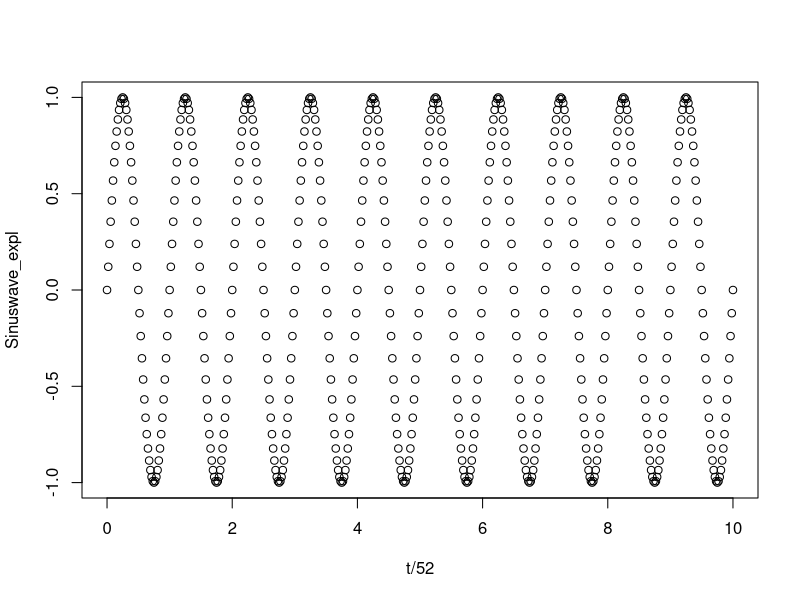
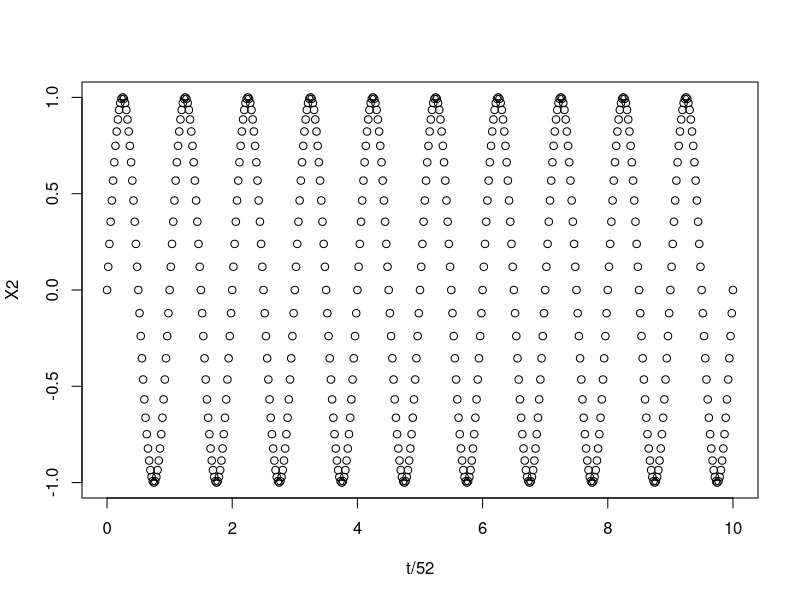
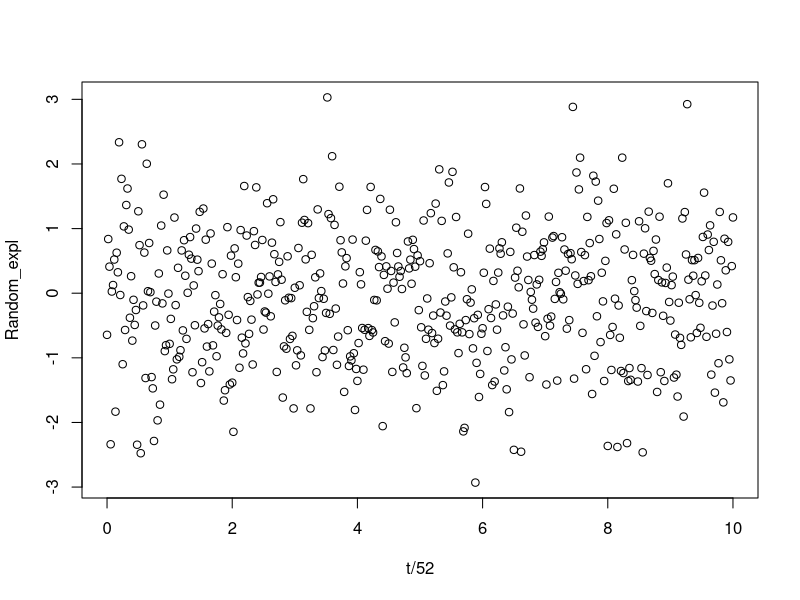
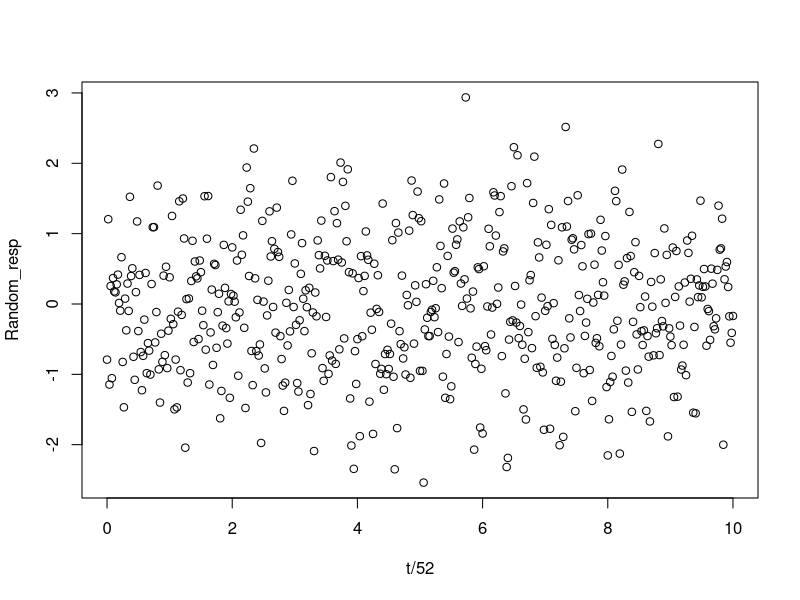
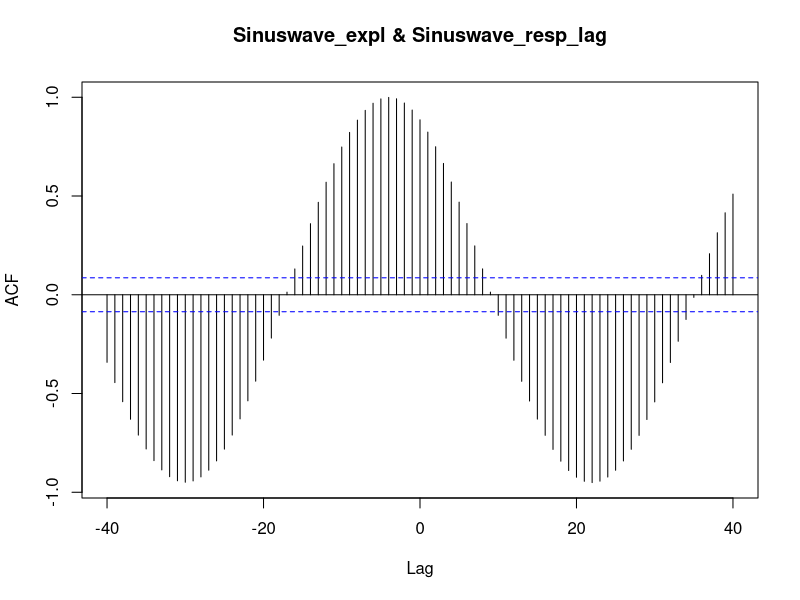
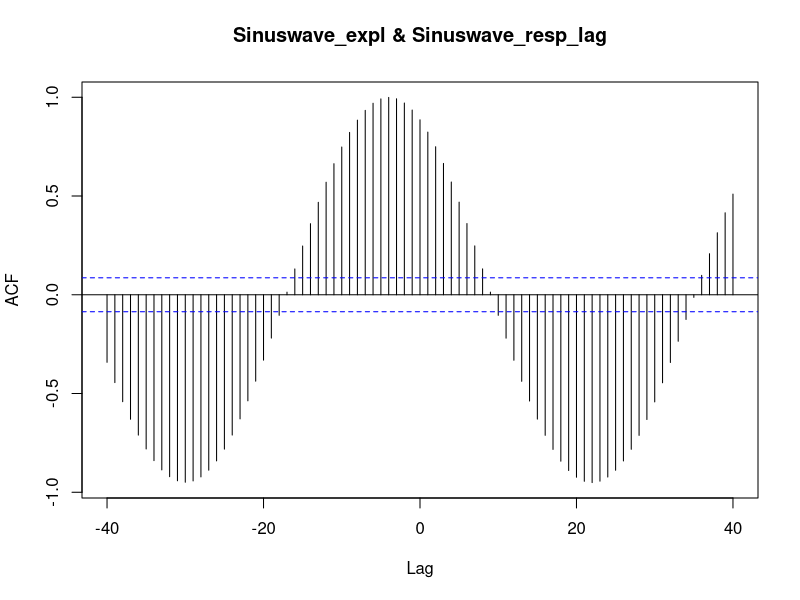
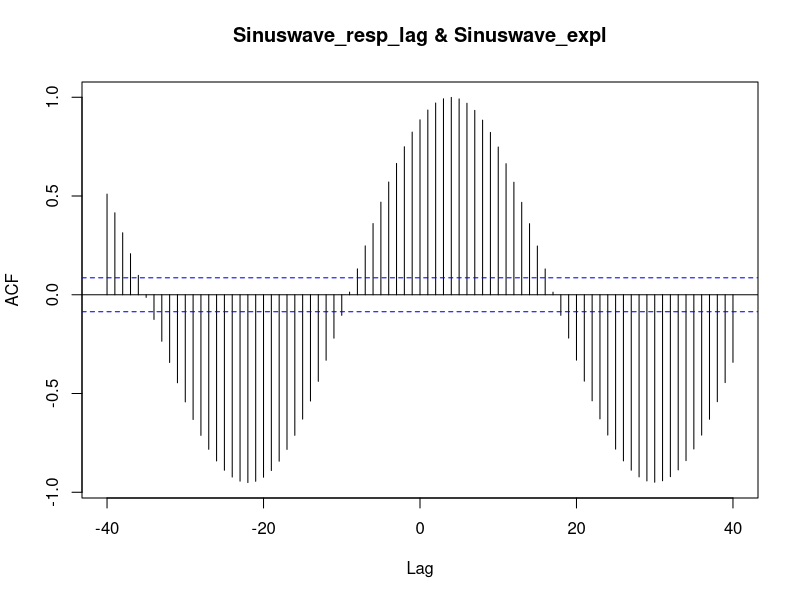
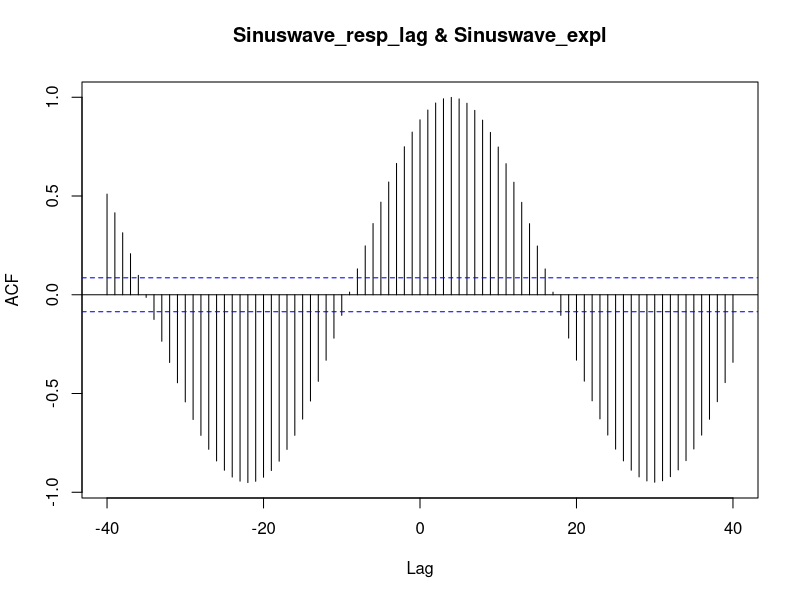

The R source for these figures, in order: (Note: this script raises an error after producing the figures.)
#this script is to simulate different uni- and multivariate datasets and test statistical methods, e.g. method by Lebl et al. 2013
# using cross-correlation maps and Poisson regression and genetic algorithms
library(lattice)

rm(list = ls());

#create univariate time-series of length 10*52, sinusoidal with wavelength of 52 weeks, amplitude of 1
t=seq(0,520,1);
Sinuswave_expl<-ts(1*sin(2*pi*1/52*t))
plot(t/52,Sinuswave_expl)

#create another univariate time-series of length 10*52, sinusoidal with wavelength of 52 weeks, amplitude of 1
t=seq(0,520,1);
X2<-ts(1*sin(2*pi*1/52*t))
plot(t/52,X2)

#create a random noise explanatory variable with mean 0 and sd 1 with same length
t=seq(0,520,1);
Random_expl<-ts(rnorm(length(t)));
plot(t/52,Random_expl)

#create a random noise response variable with mean 0 and sd 1 with same length
t=seq(0,520);
Random_resp<-ts(rnorm(length(t)));
plot(t/52,Random_resp)

#create response variable perfectly related to X1 with a time lag of 4 weeks
Sinuswave_resp_lag=Sinuswave_expl[(length(Sinuswave_expl)-3):length(Sinuswave_expl)];
Sinuswave_resp_lag<-c(Sinuswave_resp_lag,Sinuswave_expl[1:(length(Sinuswave_expl)-4)]);
Sinuswave_resp_lag<-ts(Sinuswave_resp_lag);

#now let's see the cross-correlation function between Y2 and X1
Sinuswave_resp_lag_Sinuswave_expl_ccf<-ccf(Sinuswave_expl,Sinuswave_resp_lag,lag.max=40)
plot(Sinuswave_resp_lag_Sinuswave_expl_ccf)

#now let's try the opposite
Sinuswave_expl_Sinuswave_resp_lag_ccf<-ccf(Sinuswave_resp_lag,Sinuswave_expl,lag.max=40)
plot(Sinuswave_expl_Sinuswave_resp_lag_ccf)

#now let's try what we get between Y2 and random explanatory X3
Sinuswave_resp_lag_Random_expl_ccf<-ccf(Random_expl,Sinuswave_resp_lag,lag.max=40)
plot(Sinuswave_resp_lag_Random_expl_ccf)

#now let's try what we get between random Y1 and explanatory X1
Random_resp_Sinuswave_expl_ccf<-ccf(Sinuswave_expl,Random_resp,lag.max=40)
plot(Random_resp_Sinuswave_expl_ccf)

#now let's try what we get between random Y1 and random X3
Random_resp_Random_expl_ccf<-ccf(Random_expl,Random_resp,lag.max=40)
plot(Random_resp_Random_expl_ccf) #note that there are significant peaks (by random)

#let's make a new explanatory variable with sum of sine wave and random noise w 1/5th weight
Mixed_expl=Sinuswave_expl+Random_expl/5
plot(Mixed_expl)

#let's make a new response variable with sum of sine wave and random noise w 1/5th weight
Mixed_resp_lag=Sinuswave_resp_lag+Random_resp/5
plot(Mixed_resp_lag)

#now let's try what we get between sine wave Y2 and mixed X4 # still pretty good
Sinuswave_resp_lag_Mixed_expl_ccf<-ccf(Mixed_expl,Sinuswave_resp_lag,lag.max=40)
plot(Sinuswave_resp_lag_Mixed_expl_ccf)

#now let's try what we get between mixed Y3 and sine wave X1 #still pretty good
Mixed_resp_lag_Sinuswave_expl_ccf<-ccf(Sinuswave_expl,Mixed_resp_lag,lag.max=40)
plot(Mixed_resp_lag_Sinuswave_expl_ccf)

#now let's try what we get between mixed Y3 and mixed X4 #still pretty good #still pretty good
Y3_X4_ccf<-ccf(X4,Y3,lag.max=40)
plot(Y3_X4_ccf) #strong signal

#now what if I difference both Y2 and X1
diff_X1<-diff(X1)
plot(diff_X1)
diff_Y2<-diff(Y2)
lines(diff_Y2,col="red")

#let's look at ccf between differenced Y2 and X1
diff_Y2_diff_X1_ccf<-ccf(diff_X1,diff_Y2,lag.max=40)
plot(diff_Y2_diff_X1_ccf)   #still the same, working good

#now what if I difference both Y3 and X4
diff_X4<-diff(X4)
plot(diff_X4)
diff_Y3<-diff(Y3)
lines(diff_Y3,col="red")

#let's look at ccf between differenced Y3 and X4
diff_Y3_diff_X4_ccf<-ccf(diff_X4,diff_Y3,lag.max=40)
plot(diff_Y3_diff_X4_ccf)   #more noisy, hard to pick out exact lag #noise destroys information in cross-correlation function

#let's try to do cross-correlation map between Y2 and X1
max.lag=20;
CCM_matrix<-NULL;
for (i in (max.lag+1):length(X1))
for (j in 0:max.lag)
for (k in j:max.lag)
CCM_matrix<-rbind(CCM_matrix,c(i,j,k,mean(X1[(i-k):(i-j)],na.rm=TRUE)));

CCM_corr_matrix<-NULL;
for (j in 0:max.lag)
for (k in 0:max.lag)
{
	relevant_rows<-which(CCM_matrix[,2]==j&CCM_matrix[,3]==k);
	if (length(relevant_rows)>0)
	{
	estimate_Pearson<-cor.test(CCM_matrix[relevant_rows,4],Y2[CCM_matrix[relevant_rows,1]],method="pearson")$estimate;
	estimate_Spearman<-cor.test(CCM_matrix[relevant_rows,4],Y2[CCM_matrix[relevant_rows,1]],method="spearman")$estimate;	
	}
	if (length(relevant_rows)==0) {estimate_Pearson=NA;estimate_Spearman=NA};
CCM_corr_matrix<-rbind(CCM_corr_matrix,c(j,k,estimate_Pearson,estimate_Spearman));
}

rgb.palette <- colorRampPalette(c("blue", "cyan", "green","yellow", "red" , "darkred"), space = "rgb")

#let's visualize CCM for Pearson correlation

Pearson_corr_matrix<-matrix(CCM_corr_matrix[,3], nrow=21, ncol=21, dimnames=list(c(1:21), c(1:21)))
levelplot(Pearson_corr_matrix, xlab="", ylab="", main="Pearson Y2~X1", col.regions=rgb.palette(100), cuts=40)

#let's visualize CCM for Spearman correlation

Spearman_corr_matrix<-matrix(CCM_corr_matrix[,4], nrow=21, ncol=21, dimnames=list(c(1:21), c(1:21)))
levelplot(Spearman_corr_matrix, xlab="", ylab="", main="Spearman Y2~X1", col.regions=rgb.palette(100), cuts=40)

#let's compare Pearson's to Spearman's correlation #almost the same in this case
plot(CCM_corr_matrix[,3],CCM_corr_matrix[,4],xlab="Pearson's",ylab="Spearman's")
lm_comparison<-lm(CCM_corr_matrix[,3]~CCM_corr_matrix[,4])

#maximum of the corrplot (Spearmans) correctly identifies the lag 4,4 as the highest correlation
CCM_corr_matrix[which(CCM_corr_matrix[,4]==max(CCM_corr_matrix[,4],na.rm=T)),]

#maximum of the corrplot (Pearsons) correctly identifies the lag 4,4 as the highest correlation
CCM_corr_matrix[which(CCM_corr_matrix[,3]==max(CCM_corr_matrix[,3],na.rm=T)),]

#let's check if the diagonal of the Pearson's correlation matches with the ccf
diag_Pearson<-Pearson_corr_matrix[seq(1,length(Pearson_corr_matrix),22)];
ccf_estimates<-Y2_X1_ccf$acf[41:21]
plot(diag_Pearson,ccf_estimates,xlab="Pearson's",ylab="ccf")

#let's try the CCM with the noisy dataset Y3 and X4
max.lag=20;
CCM_matrix<-NULL;
for (i in (max.lag+1):length(X4))
for (j in 0:max.lag)
for (k in j:max.lag)
CCM_matrix<-rbind(CCM_matrix,c(i,j,k,mean(X4[(i-k):(i-j)],na.rm=TRUE)));

CCM_corr_matrix<-NULL;
for (j in 0:max.lag)
for (k in 0:max.lag)
{
	relevant_rows<-which(CCM_matrix[,2]==j&CCM_matrix[,3]==k);
	if (length(relevant_rows)>0)
	{
	estimate_Pearson<-cor.test(CCM_matrix[relevant_rows,4],Y3[CCM_matrix[relevant_rows,1]],method="pearson")$estimate;
	estimate_Spearman<-cor.test(CCM_matrix[relevant_rows,4],Y3[CCM_matrix[relevant_rows,1]],method="spearman")$estimate;	
	}
	if (length(relevant_rows)==0) {estimate_Pearson=NA;estimate_Spearman=NA};
CCM_corr_matrix<-rbind(CCM_corr_matrix,c(j,k,estimate_Pearson,estimate_Spearman));
}

#let's visualize CCM for Pearson correlation

Pearson_corr_matrix<-matrix(CCM_corr_matrix[,3], nrow=21, ncol=21, dimnames=list(c(1:21), c(1:21)))
levelplot(Pearson_corr_matrix, xlab="", ylab="", main="Pearson Y3~X4", col.regions=rgb.palette(100), cuts=40)

#let's visualize CCM for Spearman correlation

Spearman_corr_matrix<-matrix(CCM_corr_matrix[,4], nrow=21, ncol=21, dimnames=list(c(1:21), c(1:21)))
levelplot(Spearman_corr_matrix, xlab="", ylab="", main="Spearman Y3~X4", col.regions=rgb.palette(100), cuts=40)

#let's compare Pearson's to Spearman's correlation #almost the same in this case
plot(CCM_corr_matrix[,3],CCM_corr_matrix[,4],xlab="Pearson's",ylab="Spearman's")
lm_comparison<-lm(CCM_corr_matrix[,3]~CCM_corr_matrix[,4])

#let's check if the diagonal of the Pearson's correlation matches with the ccf
diag_Pearson<-Pearson_corr_matrix[seq(1,length(Pearson_corr_matrix),22)];
ccf_estimates<-Y3_X4_ccf$acf[41:21]
plot(diag_Pearson,ccf_estimates,xlab="Pearson's",ylab="ccf")

#maximum of the corrplot (Spearmans) correctly identifies the lag 4,4 as the highest correlation
CCM_corr_matrix[which(CCM_corr_matrix[,4]==max(CCM_corr_matrix[,4],na.rm=T)),]

#maximum of the corrplot (Pearsons) correctly identifies the lag 4,4 as the highest correlation
CCM_corr_matrix[which(CCM_corr_matrix[,3]==max(CCM_corr_matrix[,3],na.rm=T)),]

#check if the ccf is doing what it's supposed to be doing
cor.test(Y3[1:length(Y3)],X4[1:(length(X4)-1)])  #ccf works with lags of x[t+k] and y[t]